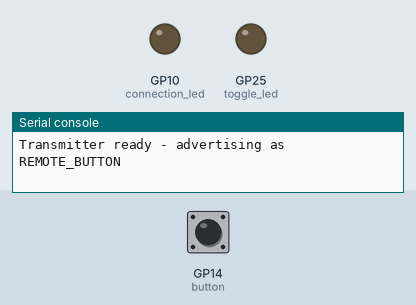
This program was run on a simulated Raspberry Pi Pico running MicroPython. Parts: output pins drawn as LEDs (lit = HIGH), the last lines printed to the serial console. The inputs (shaded band) are chosen by the test bench; at power-on: GP14 (button) HIGH. Nothing arrives over Bluetooth unless stated.

Above: at 1.8 s.
1.9 s: GP14 (button) pulled LOW for 0.15 s
At 3.0 s:
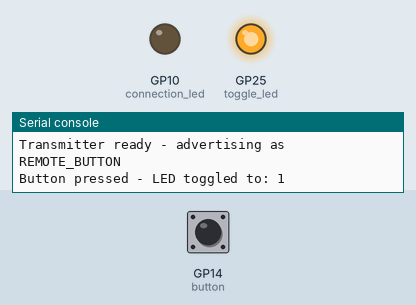
3.5 s: GP14 (button) pulled LOW for 1 s
At 4.3 s:
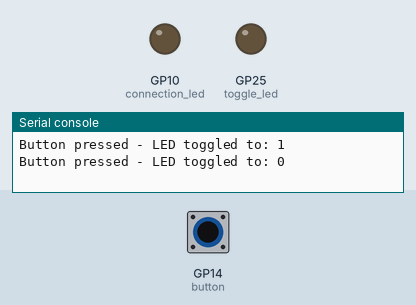
6.0 s: GP14 (button) pulled LOW for 3.2 s
At 6.4 s:
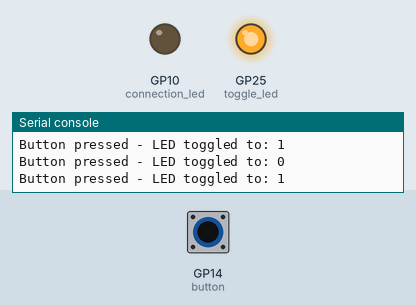
Timing chart, 0 to 9.0 s (numbered marks = the images above; inputs shaded):
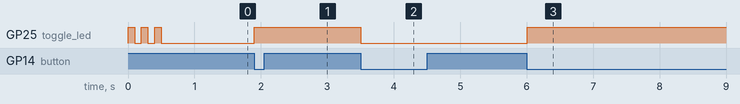

The program:

main.py
```python
import bluetooth
from ble_advertising import advertising_payload
from micropython import const
from machine import Pin
import time

# Pin definitions
connection_led = Pin(10, Pin.OUT)  # Connection status LED
toggle_led = Pin("LED", Pin.OUT)   # Button toggle status LED
button = Pin(14, Pin.IN, Pin.PULL_UP)

for i in range(3):
    toggle_led.value(1)
    time.sleep(0.1)
    toggle_led.value(0)
    time.sleep(0.1)

_IRQ_CENTRAL_CONNECT = const(1)
_IRQ_CENTRAL_DISCONNECT = const(2)
_FLAG_NOTIFY = const(0x0010)

# Simple service
_SERVICE_UUID = bluetooth.UUID(0x1815)
_CHAR_UUID = bluetooth.UUID(0x2A56)
_CHAR = (_CHAR_UUID, _FLAG_NOTIFY)
_SERVICE = (_SERVICE_UUID, (_CHAR,))

class SimpleTransmitter:
    def __init__(self):
        self.ble = bluetooth.BLE()
        self.ble.active(True)
        self.ble.irq(self.irq)
        ((self.handle,),) = self.ble.gatts_register_services((_SERVICE,))
        self.connected = False
        self.conn_handle = None  # Store connection handle
        self.advertise()

    def irq(self, event, data):
        if event == _IRQ_CENTRAL_CONNECT:
            self.conn_handle = data[0]  # Save the connection handle
            self.connected = True
            print("Connected")
            connection_led.value(1)  # Turn on connection LED
        elif event == _IRQ_CENTRAL_DISCONNECT:
            self.conn_handle = None
            self.connected = False
            print("Disconnected")
            connection_led.value(0)  # Turn off connection LED
            self.advertise()

    def advertise(self):
        payload = advertising_payload(name="REMOTE_BUTTON", services=[_SERVICE_UUID])
        self.ble.gap_advertise(100000, adv_data=payload)

    def send(self, value):
        if self.connected and self.conn_handle is not None:
            # Use the actual connection handle, not 0
            self.ble.gatts_notify(self.conn_handle, self.handle, str(value).encode())

# Setup
tx = SimpleTransmitter()
last_button = 1  # Start with button unpressed (pull-up = 1 when not pressed)
led_state = 0    # LED starts off
toggle_led.value(0)  # Make sure LED is off at start

print("Transmitter ready - advertising as REMOTE_BUTTON")

while True:
    current_button = button.value()

    # Invert for pull-up (button pressed = 0, so invert to get 1 when pressed)
    inverted = 1 if current_button == 0 else 0

    # Detect button press (transition from 0 to 1 after inversion)
    if inverted == 1 and last_button == 0:
        # Button was just pressed - toggle LED
        led_state = 1 - led_state  # Toggle between 0 and 1
        toggle_led.value(led_state)  # Update LED immediately
        print(f"Button pressed - LED toggled to: {led_state}")
        tx.send(led_state)

    last_button = inverted
    time.sleep(0.05)
```

ble_advertising.py
```python
from micropython import const
import struct

_ADV_TYPE_FLAGS = const(0x01)
_ADV_TYPE_NAME = const(0x09)
_ADV_TYPE_UUID16_COMPLETE = const(0x3)
_ADV_TYPE_UUID32_COMPLETE = const(0x5)
_ADV_TYPE_UUID128_COMPLETE = const(0x7)
_ADV_TYPE_APPEARANCE = const(0x19)

def advertising_payload(limited_disc=False, br_edr=False, name=None, services=None, appearance=0):
    payload = bytearray()

    def _append(adv_type, value):
        nonlocal payload
        payload += struct.pack("BB", len(value) + 1, adv_type) + value

    _append(_ADV_TYPE_FLAGS, struct.pack("B", (0x01 if limited_disc else 0x02) + (0x00 if br_edr else 0x04)))

    if name:
        _append(_ADV_TYPE_NAME, name.encode())

    if services:
        for uuid in services:
            b = bytes(uuid)
            if len(b) == 2:
                _append(_ADV_TYPE_UUID16_COMPLETE, b)
            elif len(b) == 4:
                _append(_ADV_TYPE_UUID32_COMPLETE, b)
            elif len(b) == 16:
                _append(_ADV_TYPE_UUID128_COMPLETE, b)

    if appearance:
        _append(_ADV_TYPE_APPEARANCE, struct.pack("<h", appearance))

    return payload
```

Measured:
- after the input at 1.9 s, GP25 (toggle_led): LOW → HIGH at once
- after the input at 3.5 s, GP25 (toggle_led): HIGH → LOW at once
- after the input at 6.0 s, GP25 (toggle_led): LOW → HIGH at once
